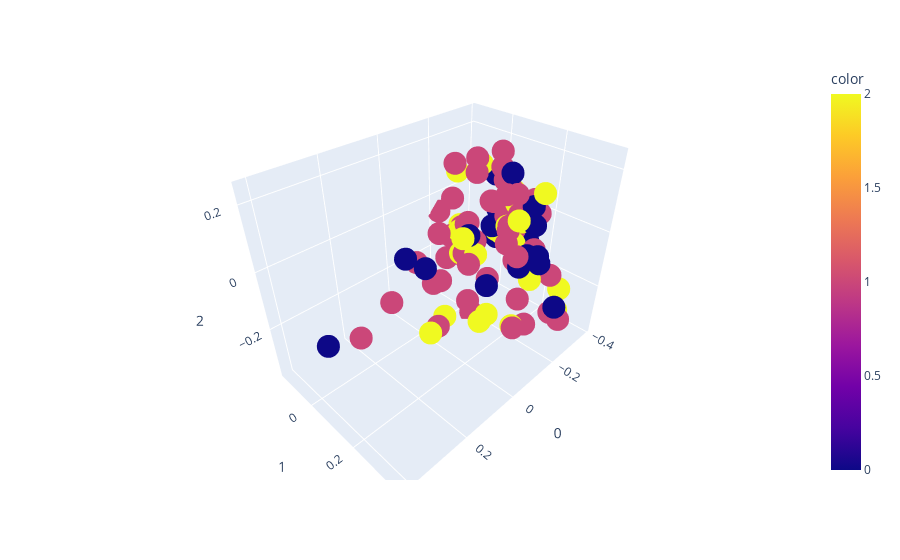

Notebook cell for this chart:
### Code cell
from sklearn.decomposition import PCA
pca = PCA(n_components=3)
X_tokenize_pca = pca.fit_transform(w2v.wv.get_normed_vectors())
print(X_tokenize_pca.shape)
import plotly.express as px
fig = px.scatter_3d(X_tokenize_pca[200:300],x=0,y=1,z=2, color=y[200:300])
fig.show()
